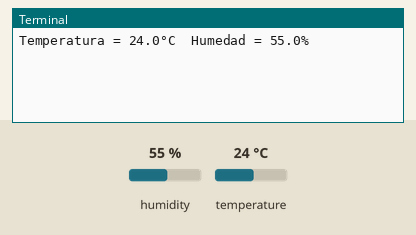
This program was run on a simulated Raspberry Pi (BCM pin numbers). On the bench: the last lines printed to the terminal. The test bench sets the inputs (shaded band); at power-on: humidity 55 %, temperature 24 °C.

Above: at 1.2 s.
1.3 s: humidity set to 22 %
At 2.4 s:
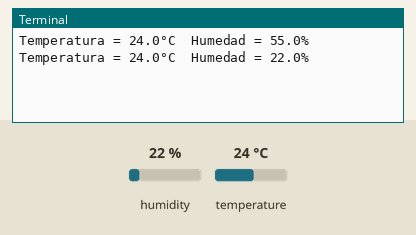
2.8 s: temperature set to 12 °C
At 4.1 s:
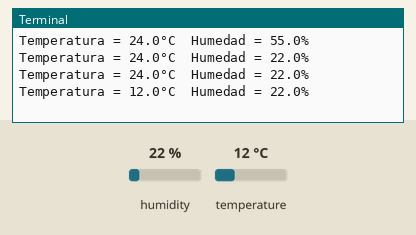
4.3 s: humidity set to 40 %
At 5.2 s:
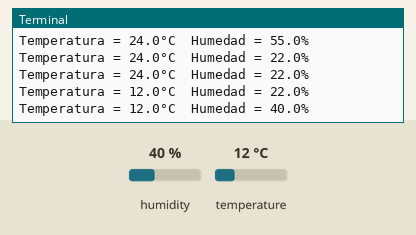
Timing chart, 0 to 7.3 s (numbered marks = the images above; inputs shaded):
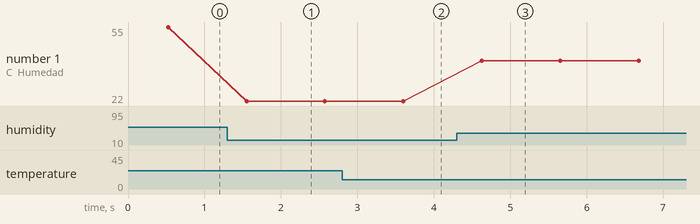

The program:

temperatura.py
```python
import Adafruit_DHT

"""
Conección One-Wire:
Resistencia 10K entre VCC y DATA
1er pin del sensor al VCC 3,3V
2do pin del sensor DATA al BCM 17( pin numero 11 de la raspberry)
4to pin del sensor al GND de la raspberry
"""


class Temperatura:

    def __init__(self, pin=17, sensor=Adafruit_DHT.DHT11):
        # Usamos el DHT11 que es compatible con el DHT12
        self._sensor = sensor
        self._data_pin = pin

    def datos_sensor(self):
        """ Devuelve un diccionario con la temperatura y humedad """
        humedad, temperatura = Adafruit_DHT.read_retry(self._sensor, self._data_pin)
        return {'temperatura': temperatura, 'humedad': humedad}


if __name__ == "__main__":
    import time

    temp = Temperatura()
    while True:
        datos = temp.datos_sensor()
        # Imprime en la consola las variables temperatura y humedad con un decimal
        print('Temperatura = {0:0.1f}°C  Humedad = {1:0.1f}%'.format(datos['temperatura'], datos['humedad']))
        time.sleep(0.5)
```

Measured:
- after the input at 1.3 s, the terminal: prints a new line after 0.25 s (image 1)
- after the input at 2.8 s, the terminal: prints a new line after 0.80 s (image 2)
- after the input at 4.3 s, the terminal: prints a new line after 0.33 s (image 3)
- plotted number 1: 55 → 22 after the input at 1.3 s, 22 → 40 after the input at 4.3 s
